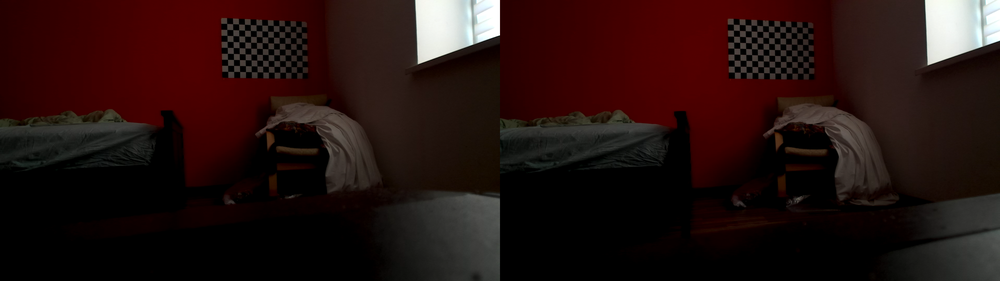
#> input picture Frames/frame.png, 1000 x 281 px, shrunk from 3840 x 1080 before the run; its folder holds only this picture in this run
$ python Calibration.py   (older library calls are emulated)
#> lines starting #> are read from the running program, lines starting #| are printed output that depends on the picture; long printed decimals are rounded
### Utils/FileUtils.py
from os import listdir
from cv2 import imread, FileStorage, FILE_STORAGE_WRITE, FILE_STORAGE_READ
import pandas as pd
import numpy as np

'''
This method reads images from Frames directory
'''


def getFramesImages():
    arr = []
    path = "../Frames"
    images_list = listdir(path)

    for im_name in images_list:
        img = imread(path + "/" + im_name, 0)
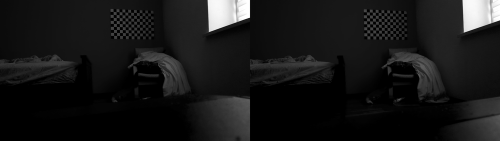
#> img: shape (281, 1000) (shown at 1/2 size); min 0, max 255, mean 23.4
        arr.append(img)

    return arr


'''
This method saves input projection matrices into special files
'''


def saveProjectionMatrix(P1, P2):
    df = pd.DataFrame(data=P1.astype(float))
    df.to_csv('../config/projection_left.csv', sep=' ', header=False, float_format='%.6f', index=False)
    df = pd.DataFrame(data=P2.astype(float))
    df.to_csv('../config/projection_right.csv', sep=' ', header=False, float_format='%.6f', index=False)
    print("Projection matrix are saved...")


'''
This method loads projection matrices from special files
'''


# [4 lines left out: function loadProjectionMatrix, not called in this run]


'''
This method saves input camera matrices into special files
'''


def saveCameraMatrix(P1, P2):
    df = pd.DataFrame(data=P1.astype(float))
    df.to_csv('../config/camera_left.csv', sep=' ', header=False, float_format='%.6f', index=False)
    df = pd.DataFrame(data=P2.astype(float))
    df.to_csv('../config/camera_right.csv', sep=' ', header=False, float_format='%.6f', index=False)
    print("Camera matrix are saved...")


'''
This method loads camera matrices from special files
'''


# [4 lines left out: function loadCameraMatrix, not called in this run]


'''
This method saves input fundamental matrix into special file
'''


def saveFundamentalMatrix(F):
    df = pd.DataFrame(data=F.astype(float))
    df.to_csv('../config/fundamental_matrix.csv', sep=' ', header=False, float_format='%.6f', index=False)


'''
This method saves input distor coeffs into special files
'''


def saveDistorCoeffs(D1, D2):
    df = pd.DataFrame(data=D1.astype(float))
    df.to_csv('../config/distor_left.csv', sep=' ', header=False, float_format='%.6f', index=False)
    df = pd.DataFrame(data=D2.astype(float))
    df.to_csv('../config/distor_right.csv', sep=' ', header=False, float_format='%.6f', index=False)
    print("Dist matrix are saved...")


'''
This method loads distor coeffs from special files
'''


# [4 lines left out: function loadDistortionMatrix, not called in this run]


'''
This method loads fundamental matrix from special file
'''


def loadFundamentalMatrix():
    F = np.genfromtxt('../config/fundamental_matrix.csv', delimiter=' ')
    return F


'''
This method loads distances vectors from special file
'''


def loadDistancesForTest():
    mat = np.genfromtxt('../config/distance_test.csv', delimiter=';')
    return mat


'''
This method saves rectify map into special file
'''


def saveRectifyMap(left_map, right_map):
    cv_file = FileStorage("../config/stereo_map.xml", FILE_STORAGE_WRITE)
    cv_file.write("Left_Stereo_Map_x", left_map[0])
    cv_file.write("Left_Stereo_Map_y", left_map[1])
    cv_file.write("Right_Stereo_Map_x", right_map[0])
    cv_file.write("Right_Stereo_Map_y", right_map[1])
    cv_file.release()


'''
This method loads rectify map from special file
'''


# [14 lines left out: function loadRectifyMap, not called in this run]

### Objects/Calibrator.py
import cv2

from Utils.FileUtils import getFramesImages, saveProjectionMatrix, saveFundamentalMatrix, saveDistorCoeffs, \
    saveCameraMatrix, saveRectifyMap
from Utils.StereoUtils import getProjectionMatrixCalibrated
from Utils.ImageUtils import splitMergedImage
import numpy as np

'''
This class implements default Stereo System calibration
The constructor receives next parameters:
---------------------------------------------
images - an array of images for calibrating
rows - the amount of rows on calibrating chessboard
columns - the amount of columns on calibrating chessboard
square_size - the size of square in real life metrics (for instance cm)
'''


class Calibrator():
    def __init__(self, images=None, rows=9, columns=14, square_size=6):
        if images is None:
            images = getFramesImages()
#> images = 1 item
        self.images = images
#> self.images = 1 item
        self.__splitImages()
#> the loop in __splitImages, `for image in self.images:` made 1 pass
#> (width in splitMergedImage, width_cutoff in splitMergedImage) on pass 1: (1000, 500)
#> pass 1, in splitMergedImage, `s1 = image[:, :width_cutoff]`:
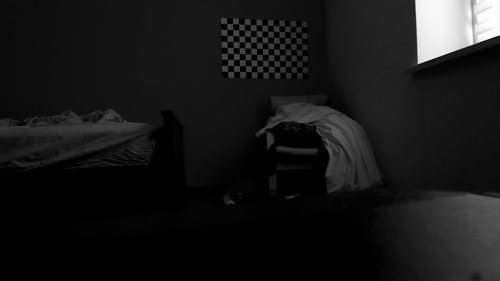
#> s1: shape (281, 500); min 0, max 255, mean 23.7
#> pass 1, in splitMergedImage, `s2 = image[:, width_cutoff:]`:
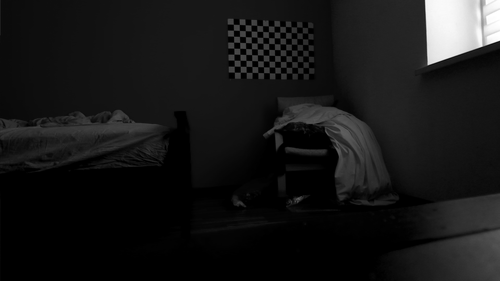
#> s2: shape (281, 500); min 0, max 255, mean 23.2
        self.rows = rows
        self.columns = columns
        self.square_size = square_size

    '''
    This method executes full calibration process and saves the result of calibration
    You can also set use_rectify True to calibrate and save Rectify matrices
    '''

    def calibrate(self, use_rectify=False):
        self.__getCorners()
#> the loop in __getCorners, `for image in self.images_left:` made 1 pass
#> left_ret on pass 1: True
#> after the loop in __getCorners, `for image in self.images_left:`: left_ret_arr = [True]
#> the loop in __getCorners, `for image in self.images_right:` made 1 pass
#> after the loop in __getCorners, `for image in self.images_right:`: right_arr = 1 item; right_ret_arr = [True]
#> the loop in __getCorners, `for i in range(len(right_ret_arr)):` made 1 pass
#> after the loop in __getCorners, `for i in range(len(right_ret_arr)):`: self.corners_left = 1 item
        self.__generateWorldCoordinates()
        self.__calibrateInternalParams()

        if use_rectify:
            self.__calibrateRectify()

    '''
    This method calculates only internal camera parameters
    '''

    def __calibrateInternalParams(self):
        self.height, self.width = self.images_left[0].shape

        N = len(self.corners_left)
#> N = 1
        obj_points = []
        for i in range(N):
            obj_points.append(self.object_points)

        retval, leftMatrix, leftCoeffs, leftR, leftT = cv2.calibrateCamera(obj_points, self.corners_left,
                                                                           (self.width, self.height), None, None)
#> retval = 0.0698; leftMatrix = [[533.3, 0, 255], [0, 524.5, 125.1], [0, 0, 1]]; leftCoeffs = [[0.975, -10.55, 0.0318, 0.00189, 54]]; leftR = ([0.0227, 2.87, -0.0686],); leftT = ([47.22, -102.9, 551.5],)

        self.height, self.width = self.images_right[0].shape
        retval, rightMatrix, rightCoeffs, rightR, rightT = cv2.calibrateCamera(obj_points, self.corners_right,
                                                                               (self.width, self.height), None, None)
#> retval = 0.081; rightMatrix = [[771.9, 0, 243.9], [0, 746.2, 128.9], [0, 0, 1]]; rightCoeffs = [[1.8, -82.2, -0.0457, -0.0499, 1217.6]]; rightR = ([0.00961, 2.9, -0.0817],); rightT = ([66.06, -106.2, 800.3],)

        flags = 0
        flags |= cv2.CALIB_SAME_FOCAL_LENGTH

        retval, leftMatrix, leftCoeffs, rightMatrix, rightCoeffs, R, T, E, F = \
            cv2.stereoCalibrate(obj_points, self.corners_left, self.corners_right,
                                leftMatrix, leftCoeffs, rightMatrix,
                                rightCoeffs, (self.width, self.height), flags=flags)
#> retval = 0.0825; leftMatrix = [[653.3, 0, 249.4], [0, 635.3, 127], [0, 0, 1]]; leftCoeffs = [[0.981, -10.58, 0.0316, 0.000353, 35.85]]; rightMatrix = [[653.3, 0, 249.4], [0, 635.3, 127], [0, 0, 1]]; rightCoeffs = [[1.8, -82.02, -0.0457, -0.0499, 1210.4]]; R = [[0.995, -0.00587, 0.1], [0.00662, 1, -0.00722], [-0.0999, 0.00785, 0.995]]; T = [-58.06, 4.58, 28.82]; E = [[-0.649, -28.79, 4.77], [22.88, 0.286, 60.65], [-4.94, -58.03, -0.0391]]; F = [[1.48e-06, 6.73e-05, -0.016], [-5.35e-05, -6.89e-07, -0.0792], [0.0138, 0.072, 1]]

        print("Calibrate ret value is: " + str(retval))
#| Calibrate ret value is: 0.08251
        print("Used images count is: " + str(len(self.corners_left)))
#| Used images count is: 1

        self.rotation = R
#> self.rotation has the same summary as R
        self.translate = T
#> self.translate = [-58.06, 4.58, 28.82]
        self.dist_left = leftCoeffs
#> self.dist_left = [[0.981, -10.58, 0.0316, 0.000353, 35.85]]
        self.dist_right = rightCoeffs
#> self.dist_right = [[1.8, -82.02, -0.0457, -0.0499, 1210.4]]

        self.internal_left = leftMatrix
#> self.internal_left = [[653.3, 0, 249.4], [0, 635.3, 127], [0, 0, 1]]
        self.internal_right = rightMatrix
#> self.internal_right = [[653.3, 0, 249.4], [0, 635.3, 127], [0, 0, 1]]
        self.F = F
#> self.F has the same summary as F

        self.P_1, self.P_2 = getProjectionMatrixCalibrated(leftMatrix, leftMatrix, R, T)

    '''
    This method calculates only rectify camera parameters
    '''

    def __calibrateRectify(self):
        rectify_scale = 1
        leftR, rightR, self.P1, self.P2, Q, roiL, roiR = cv2.stereoRectify(self.internal_left, self.dist_left,
                                                                           self.internal_right, self.dist_right,
                                                                           (self.width, self.height), self.rotation,
                                                                           self.translate,
                                                                           rectify_scale, (0, 0))

        self.leftStereoMap = cv2.initUndistortRectifyMap(self.internal_left, self.dist_left, leftR, self.P1,
                                                         (self.width, self.height), cv2.CV_16SC2)

        self.rightStereoMap = cv2.initUndistortRectifyMap(self.internal_right, self.dist_right, rightR, self.P2,
                                                          (self.width, self.height), cv2.CV_16SC2)

    '''
    This method splits images onto 2 arrays of left and right images
    '''

    def __splitImages(self):
        self.images_left = []
        self.images_right = []

        for image in self.images:
            image_l, image_r = splitMergedImage(image)
            self.images_left.append(image_l)
            self.images_right.append(image_r)

    '''
    This method generates world coordinates of chessboard points
    '''

    def __generateWorldCoordinates(self):
        # Генерация мировых координат
        objp = np.zeros((1, self.rows * self.columns, 3), np.float32)
        objp[0, :, :2] = np.mgrid[0:self.rows, 0:self.columns].T.reshape(-1, 2)
        tmp = objp[0, :, 0].copy()
        objp[0, :, 0] = objp[0, :, 1].copy()
        objp[0, :, 1] = tmp.copy()
        objp = self.square_size * objp
        self.object_points = objp.copy()

    '''
    This method finds chessboard points from images
    '''

    def __getCorners(self):
        self.corners_left = []
        self.corners_right = []

        left_arr = []
        right_arr = []
        left_ret_arr = []
        right_ret_arr = []

        for image in self.images_left:
            left_ret, left_corners = cv2.findChessboardCornersSB(image, (self.rows, self.columns))
            left_ret_arr.append(left_ret)
            left_arr.append(left_corners)
            # self.corners_left.append(corners)

        for image in self.images_right:
            right_ret, right_corners = cv2.findChessboardCornersSB(image, (self.rows, self.columns))
            right_ret_arr.append(right_ret)
            right_arr.append(right_corners)
            # self.corners_right.append(corners)

        for i in range(len(right_ret_arr)):
            if left_ret_arr[i] == True and right_ret_arr[i] == True:
                self.corners_left.append(left_arr[i])
                self.corners_right.append(right_arr[i])

    '''
    This method exports calibration result into settings files
    '''

    def exportCalibration(self):
        saveProjectionMatrix(self.P_1, self.P_2)
        saveFundamentalMatrix(self.F)
        saveDistorCoeffs(self.dist_left, self.dist_right)
        saveCameraMatrix(self.internal_left, self.internal_right)

        if self.leftStereoMap is not None:
            saveRectifyMap(self.leftStereoMap, self.rightStereoMap)

### Utils/ImageUtils.py
import cv2

'''
This method splits an input image on two by vertical
and returns them
'''


def splitMergedImage(image):
    if image is None:
        return None, None

    width = image.shape[1]

    width_cutoff = width // 2

    s1 = image[:, :width_cutoff]
    s2 = image[:, width_cutoff:]

    return s1, s2


'''
This method receives an image and line params
and returns an image with drawn line
'''


# [10 lines left out: function drawEpiline, not called in this run]


'''
This method receives an image and distance value
and returns an image with drawn distance
'''


def imageDrawDistance(image, distance):
    value = "Distance: " + str((int)(distance)) + " cm"
    cv2.putText(image, value, (25, 25), cv2.FONT_HERSHEY_SIMPLEX, 1, (0, 0, 255))


'''
This method receives an image and line start/end points
and returns all pixels between input points
'''


# [25 lines left out: function getScanline, not called in this run]

### Utils/StereoUtils.py
import cv2
import numpy as np

'''
This method calculates projection matrices for two cameras
in stereovision system using two property matrices and R|T matrices
'''


def getProjectionMatrixCalibrated(A1, A2, R, T):
    RT = []

    for i in range(3):
        vec = [R[i][0], R[i][1], R[i][2], T[i][0]]
        RT.append(vec)
#> this loop made 3 passes
#> vec on passes 1 to 3: [0.995, -0.00587, 0.1, -58.06], [0.00662, 1, -0.00722, 4.58], [-0.0999, 0.00785, 0.995, 28.82]
#> after the loop, RT = [[0.995, -0.00587, 0.1, -58.06], [0.00662, 1, -0.00722, 4.58], [-0.0999, 0.00785, 0.995, 28.82]]
    RT_2 = np.array(RT)
#> RT_2 has the same summary as RT

    RT_1 = np.array([[1, 0, 0, 0], [0, 1, 0, 0], [0, 0, 1, 0]])

    P_1 = np.matmul(A1, RT_1)
#> P_1 = [[653.3, 0, 249.4, 0], [0, 635.3, 127, 0], [0, 0, 1, 0]]
    P_2 = np.matmul(A2, RT_2)
#> P_2 = [[625, -1.88, 313.5, -30736.5], [-8.49, 636.3, 121.8, 6572.9], [-0.0999, 0.00785, 0.995, 28.82]]

    return P_1, P_2


'''
This method triangulates stereo pair into 3D world coordinates
using two projection matrices and stereo pair coordinates
'''

# [4 lines left out: function getWorldCoordinates, not called in this run]

### Scripts/Calibration.py
import Objects.Calibrator as Calibrator

'''
Call this script to calibrate your camera using your calibrating images
-----------------------------------------------------------------------
Save your calibrating images into 'Frames' folder before the start
-----------------------------------------------------------------------
All calibration results would be saved in a 'config' folder
'''

calibrator = Calibrator.Calibrator()
calibrator.calibrate(use_rectify=True)
#> in __calibrateInternalParams, `self.P_1, self.P_2 = getProjectionMatrixCalibrated(leftMatrix, leftMat..`: self.P_1 has the same summary as P_1 in getProjectionMatrixCalibrated; self.P_2 has the same summary as P_2 in getProjectionMatrixCalibrated
#> in __calibrateRectify, `leftR, rightR, self.P1, self.P2, Q, roiL, roiR = cv2.stereoRectify(sel..`: leftR = [[0.933, -0.0792, -0.351], [0.0788, 0.997, -0.0155], [0.352, -0.0133, 0.936]]; rightR = [[0.893, -0.0705, -0.444], [0.071, 0.997, -0.0155], [0.443, -0.0177, 0.896]]; self.P1 = [[635.3, 0, 544.3, 0], [0, 635.3, 148, 0], [0, 0, 1, 0]]; self.P2 = [[635.3, 0, 544.3, -41282.5], [0, 635.3, 148, 0], [0, 0, 1, 0]]; Q = [[1, 0, 0, -544.3], [0, 1, 0, -148], [0, 0, 0, 635.3], [0, 0, 0.0154, 0]]; roiL = (9, 38, 491, 243); roiR = (191, 119, 76, 38)
calibrator.exportCalibration()
#> in saveProjectionMatrix, `df = pd.DataFrame(data=P1.astype(float))`: df = table of 3 rows and 4 columns
#> in saveFundamentalMatrix, `df = pd.DataFrame(data=F.astype(float))`: df = table of 3 rows and 3 columns
#> in saveDistorCoeffs, `df = pd.DataFrame(data=D1.astype(float))`: df = table of 1 rows and 5 columns
#> in saveCameraMatrix, `df = pd.DataFrame(data=P1.astype(float))`: df = table of 3 rows and 3 columns

$ run again, on Frames/frame_13.jpg
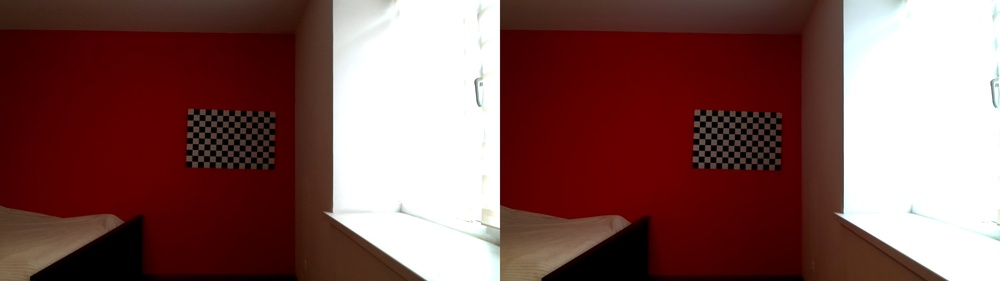
#> input picture Frames/frame_13.jpg, 1000 x 281 px, shrunk from 3840 x 1080 before the run
#> in getFramesImages, `img = imread(path + "/" + im_name, 0)`:
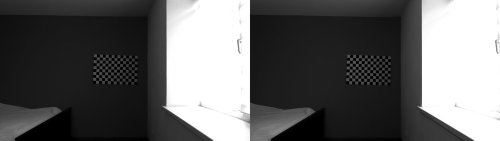
#> img: shape (281, 1000) (shown at 1/2 size); min 0, max 255, mean 99.4
#> images = 1 item
#> the loop in __splitImages, `for image in self.images:` made 1 pass
#> (width in splitMergedImage, width_cutoff in splitMergedImage) on pass 1: (1000, 500)
#> pass 1, in splitMergedImage, `s2 = image[:, width_cutoff:]`:
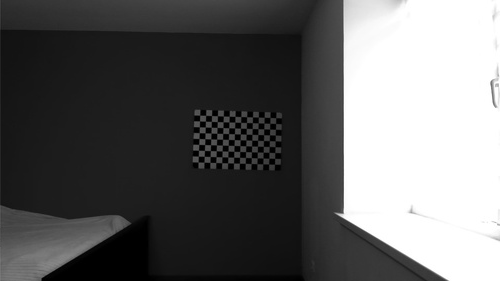
#> s2: shape (281, 500); min 0, max 255, mean 98.7
#> the loop in __getCorners, `for image in self.images_left:` made 1 pass
#> left_ret on pass 1: True
#> after the loop in __getCorners, `for image in self.images_left:`: left_ret_arr = [True]
#> the loop in __getCorners, `for image in self.images_right:` made 1 pass
#> after the loop in __getCorners, `for image in self.images_right:`: right_arr = 1 item; right_ret_arr = [True]
#> the loop in __getCorners, `for i in range(len(right_ret_arr)):` made 1 pass
#> after the loop in __getCorners, `for i in range(len(right_ret_arr)):`: self.corners_left = 1 item
#> N = 1
#> in __calibrateInternalParams, `retval, leftMatrix, leftCoeffs, leftR, leftT = cv2.calibrateCamera(obj..`: retval = 0.0399; leftMatrix = [[146.9, 0, 261.2], [0, 146.6, 146.9], [0, 0, 1]]; leftCoeffs = [[0.0554, -0.279, -0.00135, 0.00224, 0.779]]; leftR = ([-0.0458, 3.14, -0.0317],); leftT = ([8.43, -31.07, 151.6],)
#> in __calibrateInternalParams, `retval, rightMatrix, rightCoeffs, rightR, rightT = cv2.calibrateCamera..`: retval = 0.0358; rightMatrix = [[515.2, 0, 273.8], [0, 515.4, 139], [0, 0, 1]]; rightCoeffs = [[0.252, -17.17, -0.0067, 0.00388, 665]]; rightR = ([-0.0443, 3.11, -0.108],); rightT = ([2.02, -21.98, 531.7],)
#> in __calibrateInternalParams, `retval, leftMatrix, leftCoeffs, rightMatrix, rightCoeffs, R, T, E, F =..`: retval = 0.054; leftMatrix = [[332.9, 0, 267.5], [0, 331.5, 142.9], [0, 0, 1]]; leftCoeffs = [[-0.0366, -0.743, 0.00155, 0.0106, 31.64]]; rightMatrix = [[332.9, 0, 267.5], [0, 331.5, 142.9], [0, 0, 1]]; rightCoeffs = [[0.699, -17.53, -0.00496, -0.0124, 216.4]]; R = [[0.992, 0.000751, 0.127], [-0.0015, 1, 0.00581], [-0.127, -0.00595, 0.992]]; T = [-36.75, -1.09, 2.05]; E = [[0.141, -2.04, -1.09], [-2.64, -0.217, 36.71], [1.13, -36.74, -0.0754]]; F = [[-7.66e-07, 1.11e-05, 0.000585], [1.44e-05, 1.19e-06, -0.0706], [-0.0039, 0.0636, 1]]
#| Calibrate ret value is: 0.05404
#| Used images count is: 1
#> self.rotation has the same summary as R
#> self.translate = [-36.75, -1.09, 2.05]
#> self.dist_left = [[-0.0366, -0.743, 0.00155, 0.0106, 31.64]]
#> self.dist_right = [[0.699, -17.53, -0.00496, -0.0124, 216.4]]
#> self.internal_left = [[332.9, 0, 267.5], [0, 331.5, 142.9], [0, 0, 1]]
#> self.F has the same summary as F
#> the loop in getProjectionMatrixCalibrated, `for i in range(3):` made 3 passes
#> vec on passes 1 to 3: [0.992, 0.000751, 0.127, -36.75], [-0.0015, 1, 0.00581, -1.09], [-0.127, -0.00595, 0.992, 2.05]
#> after the loop in getProjectionMatrixCalibrated, `for i in range(3):`: RT = [[0.992, 0.000751, 0.127, -36.75], [-0.0015, 1, 0.00581, -1.09], [-0.127, -0.00595, 0.992, 2.05]]
#> RT_2 has the same summary as RT
#> P_1 = [[332.9, 0, 267.5, 0], [0, 331.5, 142.9, 0], [0, 0, 1, 0]]
#> P_2 = [[296.2, -1.34, 307.6, -11684.8], [-18.65, 330.7, 143.7, -67.83], [-0.127, -0.00595, 0.992, 2.05]]
#> self.P_1 has the same summary as P_1 in getProjectionMatrixCalibrated; self.P_2 has the same summary as P_2 in getProjectionMatrixCalibrated
#> in __calibrateRectify, `leftR, rightR, self.P1, self.P2, Q, roiL, roiR = cv2.stereoRectify(sel..`: leftR = [[0.997, 0.0306, 0.0718], [-0.0307, 1, 0.000886], [-0.0717, -0.00309, 0.997]]; rightR = [[0.998, 0.0295, -0.0556], [-0.0296, 1, -0.00117], [0.0555, 0.00281, 0.998]]; self.P1 = [[331.5, 0, 244.3, 0], [0, 331.5, 140.1, 0], [0, 0, 1, 0]]; self.P2 = [[331.5, 0, 244.3, -12206], [0, 331.5, 140.1, 0], [0, 0, 1, 0]]; Q = [[1, 0, 0, -244.3], [0, 1, 0, -140.1], [0, 0, 0, 331.5], [0, 0, 0.0272, 0]]; roiL = (254, 134, 36, 15); roiR = (224, 139, 6, 2)
#> in saveProjectionMatrix, `df = pd.DataFrame(data=P1.astype(float))`: df = table of 3 rows and 4 columns
#> in saveFundamentalMatrix, `df = pd.DataFrame(data=F.astype(float))`: df = table of 3 rows and 3 columns
#> in saveDistorCoeffs, `df = pd.DataFrame(data=D1.astype(float))`: df = table of 1 rows and 5 columns
#> in saveCameraMatrix, `df = pd.DataFrame(data=P1.astype(float))`: df = table of 3 rows and 3 columns
